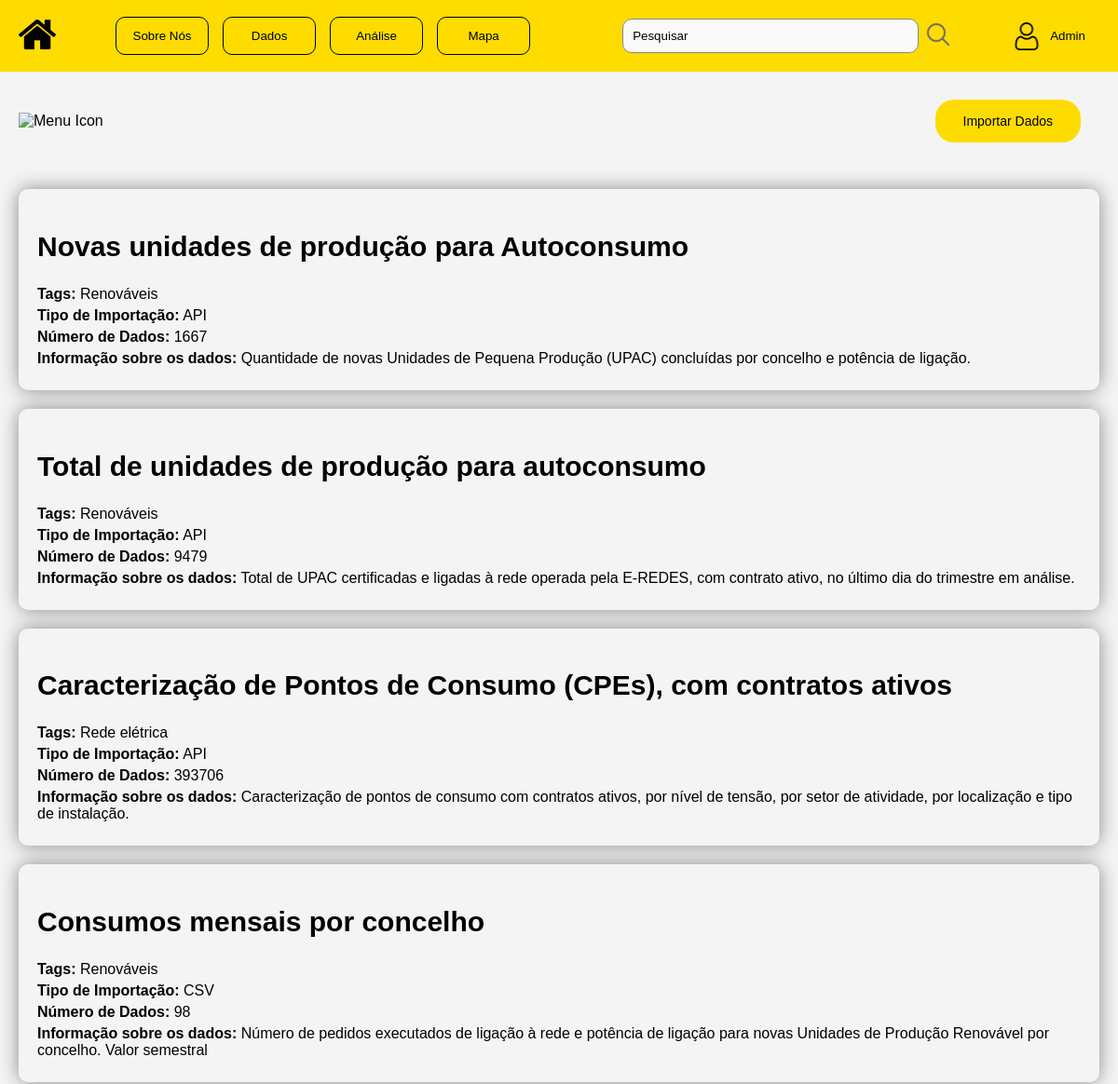
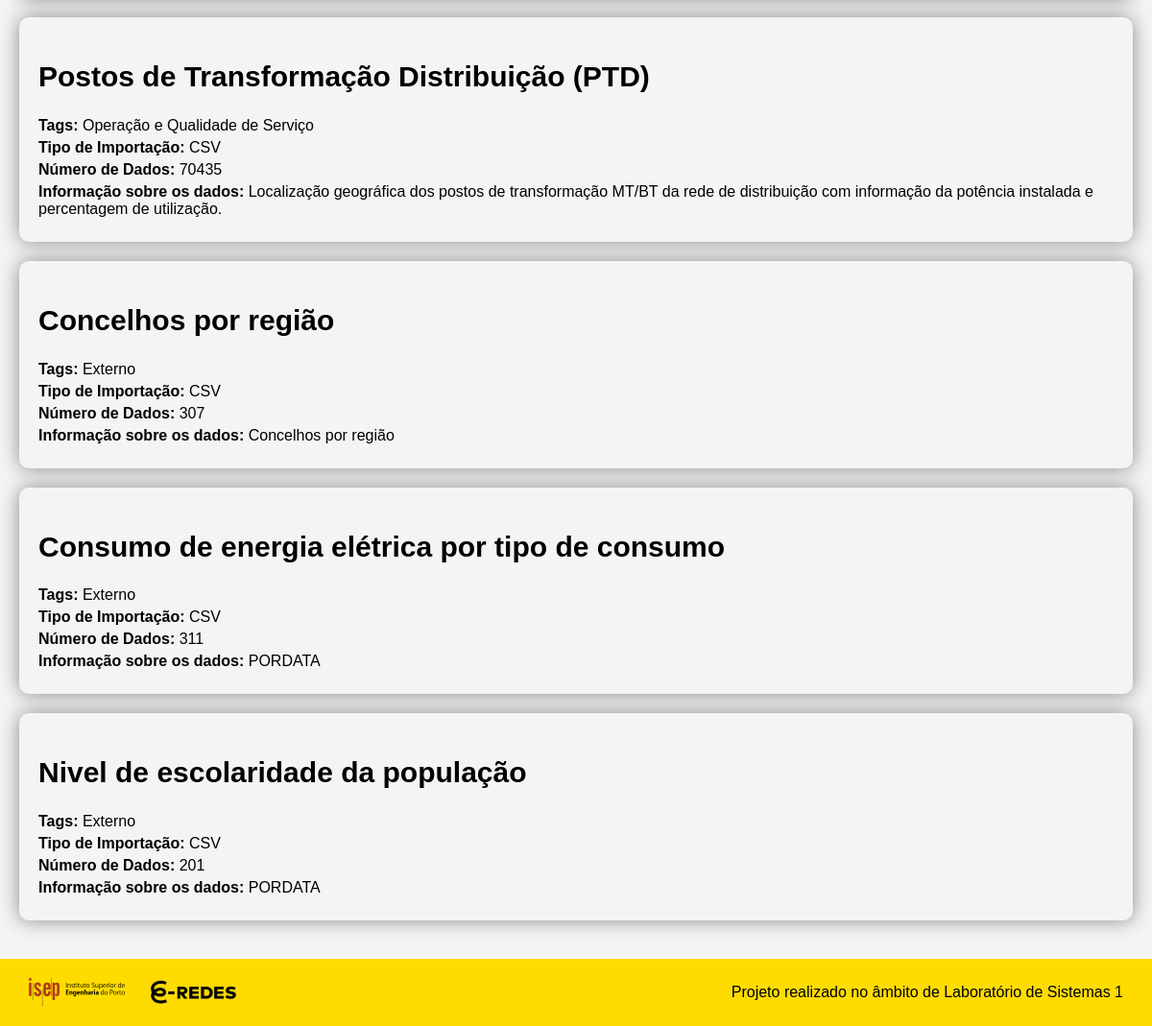
The page /home_dados.php (signed in) on the database its author committed (2 pictures, top to bottom).
### tables this page shows
CREATE TABLE `utilizador` (
  `email` varchar(255) NOT NULL,
  `password` varchar(255) NOT NULL,
  `nome` varchar(50) NOT NULL,
  `permissao` varchar(100) NOT NULL,
  `id_user` int(20) NOT NULL
);

CREATE TABLE `dataset` (
  `id_tabela` int(11) NOT NULL,
  `nomeTabela` varchar(255) NOT NULL,
  `tags` varchar(255) NOT NULL,
  `numeroLinhas` int(11) NOT NULL,
  `tipoImportacao` varchar(255) NOT NULL,
  `idDashboard` int(11) DEFAULT NULL,
  `informacao` varchar(1000) NOT NULL,
  `linkAPI` varchar(1000) DEFAULT NULL
);

### home_dados.php (the view, shortened to what this page needs)
<?php
include("ImportSQL.php");
$nome_utilizador = "Visitante";
$permissao_utilizador = "Visitante";
if (isset($_SESSION['email'])) {
    $email = $_SESSION['email'];
    $sql = "SELECT nome, permissao FROM utilizador WHERE email = '$email'";
    $result = mysqli_query($mysqli, $sql);
    if ($result) {
        $row = mysqli_fetch_assoc($result);
        $nome_utilizador = $row['nome'];
        $permissao_utilizador = $row['permissao'];
    } else {
        $nome_utilizador = "Visitante";
        echo "Erro na consulta SQL: " . mysqli_error($mysqli);
    }
}
?>
<!DOCTYPE html>
<html lang="pt">
<head>
    <link rel="stylesheet" href="styles.css">
</head>
<body>
    <header>
        <div class="logo" onclick="window.location.href='index.php'">
            <img src="Imagens/casa_icon.png" alt="Logo">
        </div>
        <nav>
            <div class="nav-buttons">
                <button><a href="SobreNos.php">Sobre Nós</a></button>
                <button><a href="home_dados.php">Dados</a></button>
                <button><a href="Analise.php">Análise</a></button>
                <button><a href="Mapa.php">Mapa</a></button>
            </div>
        </nav>
        <form action="search.php" method="GET" class="search-bar">
            <input type="text" name="query" placeholder="Pesquisar">
            <button type="submit" class="search-button">
                <img src="Imagens/search_icon.png" alt="ir">
            </button>
        </form>
        <div class="dropdown">
            <button class="user-info">
                <img src="Imagens/user_icon.png" alt="User Icon">
                <span><?php echo $nome_utilizador; ?></span>
            </button>
        </div>
    </header>
    <div class="topo">
        <div class="menu-container">
            <img src="https://www.svgrepo.com/show/509382/menu.svg" alt="Menu Icon" class="menu-icon" onclick="toggleMenu()">
        </div>
        <div class="button-container">
            <div class="custom-button">
                <?php
                if ($permissao_utilizador == 'Admin' || $permissao_utilizador == 'Colaborador E-Redes') {
                    echo '<button onclick="window.location.href=\'formImport.php\'">Importar Dados</button>';
                } else {
                    echo '<button onclick="alert(\'Você não tem permissão para acessar esta página.\')">Importar Dados</button>';
                }
                ?>
            </div>
        </div>
    </div>
    <main>
        <?php
        if ($_SERVER["REQUEST_METHOD"] == "POST" && isset($_POST['tags'])) {
            $selected_tags = $_POST['tags'];
            $sql = "SELECT * FROM dataset WHERE ";
            $conditions = [];
            foreach ($selected_tags as $tag) {
                $conditions[] = "tags LIKE '%" . $mysqli->real_escape_string($tag) . "%'";
            }
            $sql .= implode(" OR ", $conditions);
            $result = $mysqli->query($sql);
            if ($result->num_rows > 0) {
                $output = [];
                while ($row = $result->fetch_assoc()) {
                    $output[] = $row;
                }
                echo "<div class='lista-datasets'>";
                foreach ($output as $row) {
                    echo "<section class='dataset-details'>";
                    echo "<a href='dados.php?nomeTabela=" . urlencode($row["nomeTabela"]) . "&linkAPI=" . urlencode($row["linkAPI"]) . "'> <h2 class='titulo'>" . htmlspecialchars($row["nomeTabela"]) . "</h2></a>";
                    echo "<div class='dataset-info'>";
                    echo "<p><strong>Tags:</strong> " . htmlspecialchars($row["tags"]) . "</p>";
                    echo "<p><strong>Tipo de Importação:</strong> " . htmlspecialchars($row["tipoImportacao"]) . "</p>";
                    echo "<p><strong>Número de Dados:</strong> " . htmlspecialchars($row["numeroLinhas"]) . "</p>";
                    echo "<p><strong>Informação sobre os dados:</strong> " . htmlspecialchars($row["informacao"]) . "</p>";
                    echo "</div>";
                    echo "</section>";
                }
                echo "</div>";
            } else {
                echo "<p>Nenhum resultado encontrado</p>";
            }
            $mysqli->close();
        } else {
            $sql = "SELECT nomeTabela, tags, numeroLinhas, tipoImportacao, informacao, linkAPI FROM dataset";
            $result = mysqli_query($mysqli, $sql);
            if ($result) {
                echo "<div class='lista-datasets'>";
                while ($row = mysqli_fetch_assoc($result)) {
                    echo "<section class='dataset-details'>";
                    echo "<a href='dados.php?nomeTabela=" . urlencode($row["nomeTabela"]) . "&linkAPI=" . urlencode($row["linkAPI"]) . "'> <h2 class='titulo'>" . htmlspecialchars($row["nomeTabela"]) . "</h2></a>";
                    echo "<div class='dataset-info'>";
                    echo "<p><strong>Tags:</strong> " . htmlspecialchars($row["tags"]) . "</p>";
                    echo "<p><strong>Tipo de Importação:</strong> " . htmlspecialchars($row["tipoImportacao"]) . "</p>";
                    echo "<p><strong>Número de Dados:</strong> " . htmlspecialchars($row["numeroLinhas"]) . "</p>";
                    echo "<p><strong>Informação sobre os dados:</strong> " . htmlspecialchars($row["informacao"]) . "</p>";
                    echo "</div>";
                    echo "</section>";
                }
                echo "</div>";
            } else {
                echo "Erro na consulta: " . mysqli_error($mysqli);
            }
        }
        ?>
    </main>
    <footer>
        <div class="footer-content">
            <div class="footer-left">
                <img src="Imagens/isep_logo.png" alt="ISEP Logo" class="isep_img" onclick="window.open('https://www.isep.ipp.pt', '_blank');">
                <img src="Imagens/e-redes.jpeg" alt="E-Redes Logo" class="eredes_img" onclick="window.open('https://www.e-redes.pt/pt-pt', '_blank');">
            </div>
            <div class="footer-right">
                <p>Projeto realizado no âmbito de Laboratório de Sistemas 1</p>
            </div>
        </div>
    </footer>
</body>
</html>

### styles.css (style rules this page uses)
body { font-family: Arial, sans-serif; margin: 0; padding: 0; background-color: #f4f4f4; }
header { display: flex; align-items: center; justify-content: space-between; background-color: #FFDC00; color: black; padding: 10px 20px; width: 100%; max-width: 100vw; box-sizing: border-box; }
.nav-buttons { display: flex; align-items: center; justify-content: flex-start; }
.nav-buttons button { height: auto; width: 100px; }
.logo img { height: 40px; cursor: pointer; margin-right: 30px; }
.search-bar { display: flex; align-items: center; padding: 10px; border-radius: 10px; width: 400px; }
.search-bar input[type="text"] { padding: 10px; flex: 1; border: 1px solid #898989; border-radius: 10px; margin-right: 0px; margin-left: 40px; background-color: rgb(250, 250, 250); }
.search-bar input[type="text"]::placeholder { color: black; }
.search-bar button { background-color: transparent; border: none; cursor: pointer; outline: none; }
.search-bar button img { height: 30px; width: 30px; border-radius: 10px; }
.user-info { display: flex; align-items: center; }
.user-info img { height: 30px; margin-right: 10px; }
main { padding: 20px; }
.lista-datasets { list-style-type: none; padding: 0; margin: 0; }
.lista-datasets a { color: #000000; font-size: 20px; text-decoration: none; transition: color 0.3s; }
.footer-content { background-color: #FFDC00; display: flex; justify-content: space-between; align-items: center; color: black; padding: 10px 20px; width: 100%; max-width: 100vw; box-sizing: border-box; }
.footer-left { display: flex; align-items: center; }
.footer-left img { height: 30px; margin-right: 10px; }
.footer-content img { height: 30px; margin-right: 10px; margin-left: 10px; order: 1; cursor: pointer; }
.isep_img { width: 100px; height: auto; }
.eredes_img { width: 100px; height: auto; }
.footer-content p { order: 2; margin-right: 10px; }
.nav-buttons button { background-color: #FFDC00; border: 1px solid black; border-radius: 10px; padding: 12px 10px; cursor: pointer; transition: background-color 0.3s ease, color 0.3s ease; color: black; margin-right: 15px; }
.eredes_btn a, .nav-buttons a { color: inherit; text-decoration: none; display: block; }
.dropdown { position: relative; z-index: 10; }
.dropdown button { background-color: #FFDC00; color: rgb(0, 0, 0); padding: 10px 15px; border: none; cursor: pointer; }
body { display: flex; flex-direction: column; min-height: 100vh; margin: 0; padding: 0; }
main { flex: 1; }
.footer-content { background-color: #FFDC00; display: flex; justify-content: space-between; align-items: center; color: black; padding: 10px 20px; position: static; bottom: auto; left: auto; right: auto; width: 100%; margin-top: auto; }
form input[type="text"]::placeholder, form input[type="email"]::placeholder, form input[type="password"]::placeholder, .select { color: #a3a3a3; }
.custom-button button { padding: 15px 30px; background-color: #FFDC00; color: #000000; border: none; border-radius: 20px; cursor: pointer; width: auto; transition: background-color 0.3s; font-size: 14px; text-align: center; margin: 10px 20px 10px 10px; }
.button-container { display: flex; justify-content: flex-end; }
.custom-button { margin-left: 10px; }
.topo { display: flex; justify-content: space-between; align-items: center; padding: 20px; }
.menu-container { position: relative; width: 200px; }
.menu-icon { width: 40px; height: 40px; cursor: pointer; }
.dataset-details { background-color: #f4f4f4; margin-bottom: 20px; padding: 20px; border-radius: 10px; box-shadow: 0 0 20px #898989; }
.dataset-info p { margin: 5px 0; }

### rows shown on the page
utilizador: nome "Admin"
dataset: nomeTabela "Novas unidades de produção para Autoconsumo", tags "Renováveis", tipoImportacao "API", numeroLinhas "1667", informacao "Quantidade de novas Unidades de Pequena Produção (UPAC) concluídas por concelho e potência de ligação."
dataset: nomeTabela "Total de unidades de produção para autoconsumo", tags "Renováveis", tipoImportacao "API", numeroLinhas "9479", informacao "Total de UPAC certificadas e ligadas à rede operada pela E-REDES, com contrato ativo, no último dia do trimestre em análise."
dataset: nomeTabela "Caracterização de Pontos de Consumo (CPEs), com contratos ativos", tags "Rede elétrica", tipoImportacao "API", numeroLinhas "393706", informacao "Caracterização de pontos de consumo com contratos ativos, por nível de tensão, por setor de atividade, por localização e tipo de instalação."
dataset: nomeTabela "Consumos mensais por concelho", tags "Renováveis", tipoImportacao "CSV", numeroLinhas "98", informacao "Número de pedidos executados de ligação à rede e potência de ligação para novas Unidades de Produção Renovável por concelho. Valor semestral"
dataset: nomeTabela "Postos de Transformação Distribuição (PTD)", tags "Operação e Qualidade de Serviço", tipoImportacao "CSV", numeroLinhas "70435", informacao "Localização geográfica dos postos de transformação MT/BT da rede de distribuição com informação da potência instalada e percentagem de utilização."
dataset: nomeTabela "Concelhos por região", tags "Externo", tipoImportacao "CSV", numeroLinhas "307", informacao "Concelhos por região"
dataset: nomeTabela "Consumo de energia elétrica por tipo de consumo", tags "Externo", tipoImportacao "CSV", numeroLinhas "311", informacao "PORDATA"
dataset: nomeTabela "Nivel de escolaridade da população", tags "Externo", tipoImportacao "CSV", numeroLinhas "201", informacao "PORDATA"
